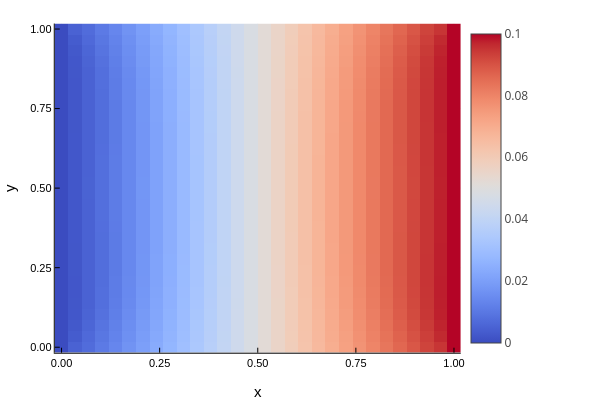

The code cell stored with this chart in its notebook:
### Code cell
a2sol = reshape(sol[Ntot+1:2*Ntot], p.Nx, p.Ny)
heatmap(x,y, a2sol',
xlabel="x",
ylabel="y",
color=:coolwarm
)

### Figure 1 — Plotly figure (JSON) as saved in the notebook; plotly's stock layout.template omitted (floating-point values rounded to 4 significant figures; data arrays with more than 128 entries replaced by an {"elided": "..."} marker saying what was removed)
{"data": [{"colorbar": {"len": 0.9143, "title": "", "x": 0.7679, "y": 0.533}, "colorscale": {"elided": "100x2 mixed values"}, "name": "y1", "showlegend": false, "showscale": true, "type": "heatmap", "x": [-0.01724, 0.01724, 0.05172, 0.08621, 0.1207, 0.1552, 0.1897, 0.2241, 0.2586, 0.2931, 0.3276, 0.3621, 0.3966, 0.431, 0.4655, 0.5, 0.5345, 0.569, 0.6034, 0.6379, 0.6724, 0.7069, 0.7414, 0.7759, 0.8103, 0.8448, 0.8793, 0.9138, 0.9483, 0.9828, 1.017], "xaxis": "x", "y": [-0.01724, 0.01724, 0.05172, 0.08621, 0.1207, 0.1552, 0.1897, 0.2241, 0.2586, 0.2931, 0.3276, 0.3621, 0.3966, 0.431, 0.4655, 0.5, 0.5345, 0.569, 0.6034, 0.6379, 0.6724, 0.7069, 0.7414, 0.7759, 0.8103, 0.8448, 0.8793, 0.9138, 0.9483, 0.9828, 1.017], "yaxis": "y", "z": {"elided": "30x30 float values"}, "zmax": 0.1, "zmin": -9.165e-14}], "layout": {"annotations": [], "height": 400, "legend": {"bgcolor": "rgba(255, 255, 255, 1.000)", "bordercolor": "rgba(0, 0, 0, 1.000)", "borderwidth": 1, "font": {"color": "rgba(0, 0, 0, 1.000)", "family": "sans-serif", "size": 11}, "title": {"font": {"color": "rgba(0, 0, 0, 1.000)", "family": "sans-serif", "size": 15}, "text": ""}, "tracegroupgap": 0, "traceorder": "normal", "x": 1, "xanchor": "auto", "y": 1, "yanchor": "auto"}, "margin": {"b": 20, "l": 0, "r": 0, "t": 20}, "paper_bgcolor": "rgba(255, 255, 255, 1.000)", "plot_bgcolor": "rgba(255, 255, 255, 1.000)", "showlegend": true, "width": 600, "xaxis": {"anchor": "y", "domain": [0.09128, 0.7679], "gridcolor": "rgba(0, 0, 0, 0.100)", "gridwidth": 0.5, "linecolor": "rgba(0, 0, 0, 1.000)", "mirror": false, "range": [-0.01724, 1.017], "showgrid": true, "showline": true, "showticklabels": true, "tickangle": 0, "tickcolor": "rgb(0, 0, 0)", "tickfont": {"color": "rgba(0, 0, 0, 1.000)", "family": "sans-serif", "size": 11}, "tickmode": "array", "ticks": "inside", "ticktext": ["0.00", "0.25", "0.50", "0.75", "1.00"], "tickvals": [0, 0.25, 0.5, 0.75, 1], "title": "x", "titlefont": {"color": "rgba(0, 0, 0, 1.000)", "family": "sans-serif", "size": 15}, "type": "-", "visible": true, "zeroline": false, "zerolinecolor": "rgba(0, 0, 0, 1.000)"}, "yaxis": {"anchor": "x", "domain": [0.07581, 0.9902], "gridcolor": "rgba(0, 0, 0, 0.100)", "gridwidth": 0.5, "linecolor": "rgba(0, 0, 0, 1.000)", "mirror": false, "range": [-0.01724, 1.017], "showgrid": true, "showline": true, "showticklabels": true, "tickangle": 0, "tickcolor": "rgb(0, 0, 0)", "tickfont": {"color": "rgba(0, 0, 0, 1.000)", "family": "sans-serif", "size": 11}, "tickmode": "array", "ticks": "inside", "ticktext": ["0.00", "0.25", "0.50", "0.75", "1.00"], "tickvals": [0, 0.25, 0.5, 0.75, 1], "title": "y", "titlefont": {"color": "rgba(0, 0, 0, 1.000)", "family": "sans-serif", "size": 15}, "type": "-", "visible": true, "zeroline": false, "zerolinecolor": "rgba(0, 0, 0, 1.000)"}}}
